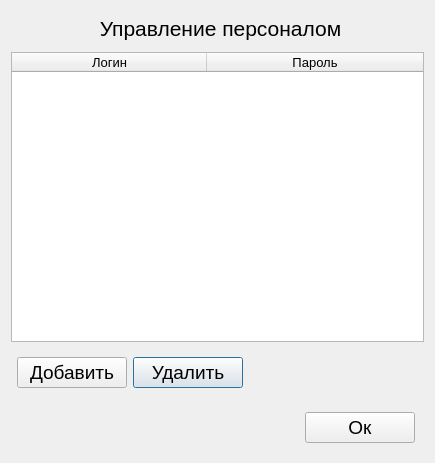
<?xml version="1.0" encoding="UTF-8"?>
<ui version="4.0">
 <class>ManagePersonnel</class>
 <widget class="QDialog" name="ManagePersonnel">
  <property name="geometry">
   <rect>
    <x>0</x>
    <y>0</y>
    <width>435</width>
    <height>450</height>
   </rect>
  </property>
  <property name="windowTitle">
   <string>Dialog</string>
  </property>
  <layout class="QGridLayout" name="gridLayout">
   <item row="1" column="0" rowspan="2" colspan="2">
    <widget class="QTableWidget" name="TableofPersonnel">
     <property name="minimumSize">
      <size>
       <width>0</width>
       <height>290</height>
      </size>
     </property>
     <property name="font">
      <font>
       <family>MS Shell Dlg 2</family>
       <pointsize>10</pointsize>
      </font>
     </property>
     <property name="editTriggers">
      <set>QAbstractItemView::NoEditTriggers</set>
     </property>
     <property name="selectionMode">
      <enum>QAbstractItemView::SingleSelection</enum>
     </property>
     <property name="selectionBehavior">
      <enum>QAbstractItemView::SelectRows</enum>
     </property>
     <attribute name="horizontalHeaderCascadingSectionResizes">
      <bool>false</bool>
     </attribute>
     <attribute name="horizontalHeaderMinimumSectionSize">
      <number>50</number>
     </attribute>
     <attribute name="horizontalHeaderDefaultSectionSize">
      <number>195</number>
     </attribute>
     <attribute name="horizontalHeaderShowSortIndicator" stdset="0">
      <bool>false</bool>
     </attribute>
     <attribute name="horizontalHeaderStretchLastSection">
      <bool>true</bool>
     </attribute>
     <column>
      <property name="text">
       <string>Логин</string>
      </property>
      <property name="textAlignment">
       <set>AlignCenter</set>
      </property>
     </column>
     <column>
      <property name="text">
       <string>Пароль</string>
      </property>
      <property name="textAlignment">
       <set>AlignCenter</set>
      </property>
     </column>
    </widget>
   </item>
   <item row="0" column="1">
    <widget class="QLabel" name="label">
     <property name="minimumSize">
      <size>
       <width>0</width>
       <height>35</height>
      </size>
     </property>
     <property name="maximumSize">
      <size>
       <width>16777215</width>
       <height>50</height>
      </size>
     </property>
     <property name="font">
      <font>
       <pointsize>16</pointsize>
      </font>
     </property>
     <property name="text">
      <string>Управление персоналом</string>
     </property>
     <property name="alignment">
      <set>Qt::AlignCenter</set>
     </property>
    </widget>
   </item>
   <item row="3" column="1">
    <layout class="QGridLayout" name="gridLayout_2">
     <property name="topMargin">
      <number>9</number>
     </property>
     <property name="rightMargin">
      <number>9</number>
     </property>
     <property name="bottomMargin">
      <number>9</number>
     </property>
     <item row="1" column="2">
      <spacer name="horizontalSpacer">
       <property name="orientation">
        <enum>Qt::Horizontal</enum>
       </property>
       <property name="sizeHint" stdset="0">
        <size>
         <width>40</width>
         <height>20</height>
        </size>
       </property>
      </spacer>
     </item>
     <item row="1" column="1">
      <widget class="QPushButton" name="del">
       <property name="minimumSize">
        <size>
         <width>110</width>
         <height>0</height>
        </size>
       </property>
       <property name="font">
        <font>
         <pointsize>14</pointsize>
        </font>
       </property>
       <property name="text">
        <string>Удалить</string>
       </property>
      </widget>
     </item>
     <item row="1" column="0">
      <widget class="QPushButton" name="add">
       <property name="minimumSize">
        <size>
         <width>110</width>
         <height>0</height>
        </size>
       </property>
       <property name="font">
        <font>
         <pointsize>14</pointsize>
        </font>
       </property>
       <property name="text">
        <string>Добавить</string>
       </property>
      </widget>
     </item>
    </layout>
   </item>
   <item row="4" column="1">
    <layout class="QHBoxLayout" name="horizontalLayout">
     <property name="topMargin">
      <number>9</number>
     </property>
     <property name="rightMargin">
      <number>9</number>
     </property>
     <property name="bottomMargin">
      <number>9</number>
     </property>
     <item>
      <spacer name="horizontalSpacer_2">
       <property name="orientation">
        <enum>Qt::Horizontal</enum>
       </property>
       <property name="sizeHint" stdset="0">
        <size>
         <width>40</width>
         <height>20</height>
        </size>
       </property>
      </spacer>
     </item>
     <item>
      <widget class="QPushButton" name="accept">
       <property name="minimumSize">
        <size>
         <width>110</width>
         <height>0</height>
        </size>
       </property>
       <property name="font">
        <font>
         <pointsize>14</pointsize>
        </font>
       </property>
       <property name="text">
        <string>Ок</string>
       </property>
      </widget>
     </item>
    </layout>
   </item>
  </layout>
 </widget>
 <tabstops>
  <tabstop>accept</tabstop>
  <tabstop>add</tabstop>
  <tabstop>del</tabstop>
  <tabstop>TableofPersonnel</tabstop>
 </tabstops>
 <resources/>
 <connections>
  <connection>
   <sender>accept</sender>
   <signal>clicked()</signal>
   <receiver>ManagePersonnel</receiver>
   <slot>accept()</slot>
   <hints>
    <hint type="sourcelabel">
     <x>649</x>
     <y>447</y>
    </hint>
    <hint type="destinationlabel">
     <x>361</x>
     <y>240</y>
    </hint>
   </hints>
  </connection>
 </connections>
</ui>
